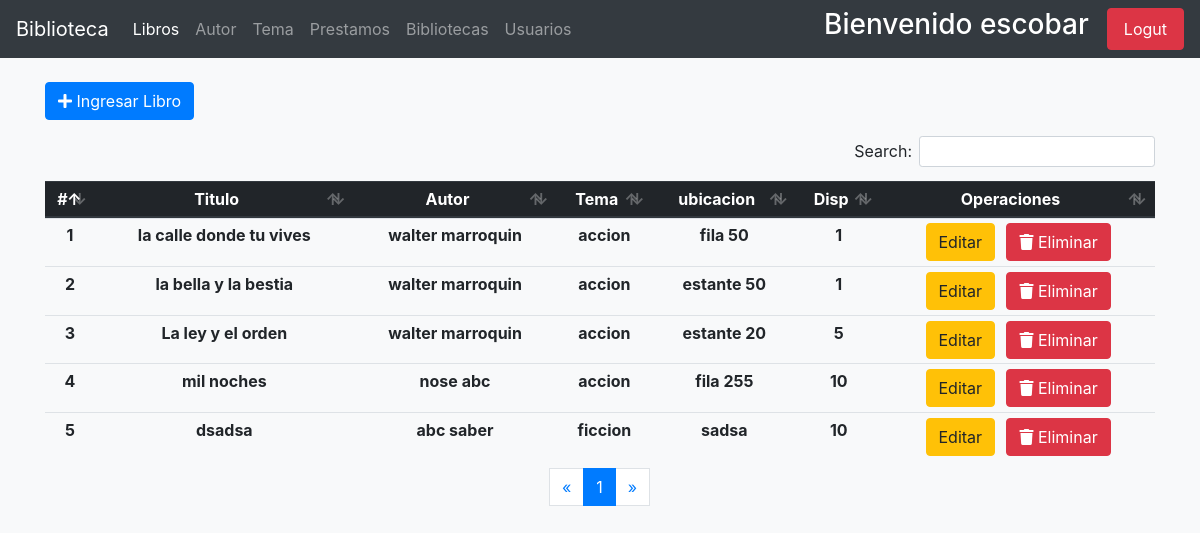
The page /libros/index-admin/ (signed in) on the database its author committed.
### usuarios/models.py (models this page shows, shortened)
class User(AbstractUser):
    email = models.EmailField(unique=True)
    adress = models.CharField(max_length=100 , null=True, blank=True)
    celphone = models.PositiveIntegerField(blank=True, null=True)
    gender = models.BooleanField(default=True, choices = [
        (True, 'Male'),
        (False, 'Female'),
    ])
    birth_date = models.DateField(blank=True, null=True)
    cui = models.PositiveIntegerField(blank=True, null=True)
    departamento = models.ForeignKey(Departamento, on_delete=models.PROTECT,blank=True,  null=True)
    municipio = models.ForeignKey(Municipio, on_delete=models.CASCADE, blank=True, null=True)
    zona = models.PositiveIntegerField(_('zona del municipio'), blank=True, null=True)
    escolaridad = models.PositiveIntegerField(_('escolaridad'), default=0, choices=[
        ( 1, 'None' ),
        ( 2, 'Primaria'),
        ( 3,'Basicos'),
        ( 4, 'Diversificado'),
        ( 5, 'Universidad'),
        ( 6, 'Maestria'),
    ])
    establecimiento = models.CharField(_('establecimiento'), max_length=150, blank=True, null=True)
    estado = models.PositiveSmallIntegerField(_('estado'), default=1)
    imagen = models.ImageField(_('perfil'), upload_to='usuarios/avatares/', default='default_avatar.jpg', blank=True, null=True)
    USERNAME_FIELD = 'email'
    REQUIRED_FIELDS = ['username','first_name', 'last_name']

### apps/libros/models.py (models this page shows, shortened)
class Libros(models.Model):
    titulo = models.CharField(_('titulo'), max_length=150)
    biblioteca = models.ForeignKey(Biblioteca, on_delete=models.PROTECT, null=True)
    autor = models.ForeignKey(Author, on_delete=models.PROTECT)
    tema = models.ForeignKey(Temas, on_delete=models.PROTECT)
    ubicacion = models.CharField(_('ubicacion'), max_length=200)
    disponibles = models.PositiveIntegerField(_('libros disponibles'), validators=[limit], default=1, )
    fecha_registro = models.DateField(_('Fecha de ingreso'), default=datetime.now())
    class Meta:
        ordering = ['id']
        verbose_name_plural = 'Libros'

### apps/autores/models.py (models this page shows, shortened)
class Author(models.Model):
    nombre = models.CharField(_('nombre'), max_length=150)
    apellido = models.CharField(_('apellido'), max_length=150)
    nacionalidad = models.ForeignKey(Pais, on_delete=models.CASCADE)
    genero = models.BooleanField(_('genero'), default=True, choices=[
        (True, 'masculino'),
        (False, 'femenino')
    ])
    nacimiento = models.DateField(_('fecha de nacimiento'))
    fallecimiento = models.DateField(_('fecha de fallecimiento'),null=True, blank=True)
    fecha_registro = models.DateField(_('fecha de registro'), default=datetime.now())
    def __str__(self):
        return f'{self.nombre} {self.apellido}'

### apps/temas/models.py (models this page shows)
class Temas(models.Model):
    tema = models.CharField(_('tema'), max_length=200)
    fecha_ingreso = models.DateField(_('fecha_ingreso'), default=now())
    class Meta:
        verbose_name_plural = 'Temas'
    def __str__(self):
        return self.tema

### apps/libros/views.py (the view)
# urls.py: path('index-admin/', local_views.AdminBookList.as_view(), name='admin_index'),
class AdminBookList(AdminMixin,ListView):
    model = Libros
    context_object_name = 'Libro'
    paginate_by = 5
    template_name_suffix = '_list_admin'

### usuarios/mixins.py (called while the page is built)
def _user_mixin(group_name):
    class Mixin(LoginRequiredMixin, UserPassesTestMixin):
        login_url = reverse_lazy('usuarios:index')
        def test_func(self):
            user = self.request.user
            if user.is_superuser:
                return True
            group = Group.objects.get(name=group_name)
            return group in user.groups.all()
    return Mixin

### apps/libros/templates/libros/libros_list_admin.html (shortened to what this page needs)
{% extends "base.html" %}
{% block navbar_items %}
<li class="nav-item active">
    <a class="nav-link" href="{% url 'book:admin_index' %}"> Libros <span class="sr-only">(current)</span></a>
</li>
<li class="nav-item">
    <a class="nav-link" href="{% url 'autor:autores-admin' %}"> Autor </a>
</li>
<li class="nav-item">
    <a class="nav-link" href="{% url 'temas:temas-admin' %}"> Tema </a>
</li>
<li class="nav-item">
    <a href="{% url 'prestamos:prestamo-admin' %}" class="nav-link"> Prestamos </a>
</li>
<li class="nav-item">
    <a href="{% url 'book:bibliotecas' %}" class="nav-link"> Bibliotecas </a>
</li>
<li class="nav-item">
    <a class="nav-link" href="{% url 'usuarios:list-users' %}" > Usuarios </a>
</li>
{% endblock navbar_items %}
{% block content %}
    <div class="container mt-4">
        <a href="{% url 'book:crear-libro' %}" class="btn btn-primary"> <i class="fas fa-plus"></i>   Ingresar Libro </a>
    </div>
    <div class="container mt-3">
        <div class="table-responsive-md">
            <table class="table table-hover mt-3 text-center table-sm" id="table-controller">
                <thead class="thead-dark">
                    <tr>
                        <th scope="col"> # </th>
                        <th scope="col"> Titulo </th>
                        <th scope="col"> Autor </th>
                        <th scope="col"> Tema </th>
                        <th scope="col"> ubicacion </th>
                        <th scope="col"> Disp </th>
                        <th scope="col"> Operaciones </th>
                    </tr>
                </thead>
                <tbody>
                    {% for libro in Libro %}
                        <tr>
                            <th scope="col"> {{ forloop.counter }}</th>
                            <th> {{ libro.titulo }} </th>
                            <th> {{ libro.autor }} </th>
                            <th> {{ libro.tema }} </th>
                            <th> {{ libro.ubicacion }} </th>
                            <th> {{ libro.disponibles }} </th>
                            <th> <a href="{% url 'book:editar-libro' libro.id %}"  class="btn btn-warning"> Editar </a> &nbsp; <a href="{% url 'book:eliminar-libro' libro.id %}" class="btn btn-danger"><i class="fas fa-trash"></i> Eliminar</a></th>
                        </tr>
                    {% endfor %}
                </tbody>
            </table>
        </div>
    </div>
                <nav aria-label="Page navigation example">
                    <ul class="pagination justify-content-center">
                        {% if page_obj.has_previous %}
                            <li class="page-item"> <a href="?page={{ page_obj.previous_page_number }}" class="page-link" aria-label="Previous">&laquo;</a></li>
                        {% else %}
                        <li class="disabled"><span class="page-link">&laquo; </span> </li>
                        {% endif %}
                        {% for i in paginator.page_range %}
                            {% if page_obj.number == i %}
                                <li class="active page-item"><span class="page-link"> {{ i }} <span class="sr-only">current</span></span></li>
                            {% else %}
                                <li class="page-item"><a href="?page={{ i }}" class="page-link"> {{ i }} </a></li>
                            {% endif %}
                        {% endfor %}
                        {% if page_obj.has_next %}
                            <li class="page-item"><a href="?page={{ page_obj.next_page_number }}" class="page-link">&raquo;</a></li>
                        {% else %}
                            <li class="disabled" class="page-item"> <span class="page-link">&raquo;</span> </li>
                        {% endif %}
                    </ul>
                </nav>
{% endblock %}

### usuarios/templates/base.html (shortened to what this page needs)
{% load static %}
<!DOCTYPE html>
<html lang="en">
<head>
    <link rel="stylesheet" href="https://use.fontawesome.com/releases/v5.1.0/css/all.css">
    <link rel="stylesheet" href="//code.jquery.com/ui/1.12.1/themes/base/jquery-ui.css">
    <link rel="stylesheet" href="{% static 'js/bootstrap/bootstrap.min.css' %}" >
     <link rel="stylesheet" type="text/css" href="{% static 'js/bootstrap/datatables.min.css' %}"/>
</head>
<body class="bg-light">
    <nav class="navbar navbar-expand-lg navbar-dark bg-dark">
        <a class="navbar-brand" href="{% url 'usuarios:index' %}">Biblioteca</a>
        <div class="collapse navbar-collapse" id="navbarSupportedContent">
            <ul class="navbar-nav mr-auto">
                {% block navbar_items %}
                {% endblock navbar_items %}
            </ul>
            <form class="form-inline my-2 my-lg-0">
                <h3 style="color: #ffffff"> Bienvenido {{ user.first_name }} </h3>
                <a class='nav-link btn btn-danger text-white' href="{% url 'usuarios:sign_out' %}">Logut</a>
            </form>
        </div>
    </nav>
    {% block content %}
    {% endblock %}
</body>
</html>

### rows shown on the page
User: first_name "escobar"
Libros: titulo "la calle donde tu vives", autor "walter marroquin", tema "accion", ubicacion "fila 50", disponibles "1"
Libros: titulo "la bella y la bestia", autor "walter marroquin", tema "accion", ubicacion "estante 50", disponibles "1"
Libros: titulo "La ley y el orden", autor "walter marroquin", tema "accion", ubicacion "estante 20", disponibles "5"
Libros: titulo "mil noches", autor "nose abc", tema "accion", ubicacion "fila 255", disponibles "10"
Libros: titulo "dsadsa", autor "abc saber", tema "ficcion", ubicacion "sadsa", disponibles "10"

### other values the page prints
{{ i }} "1"
